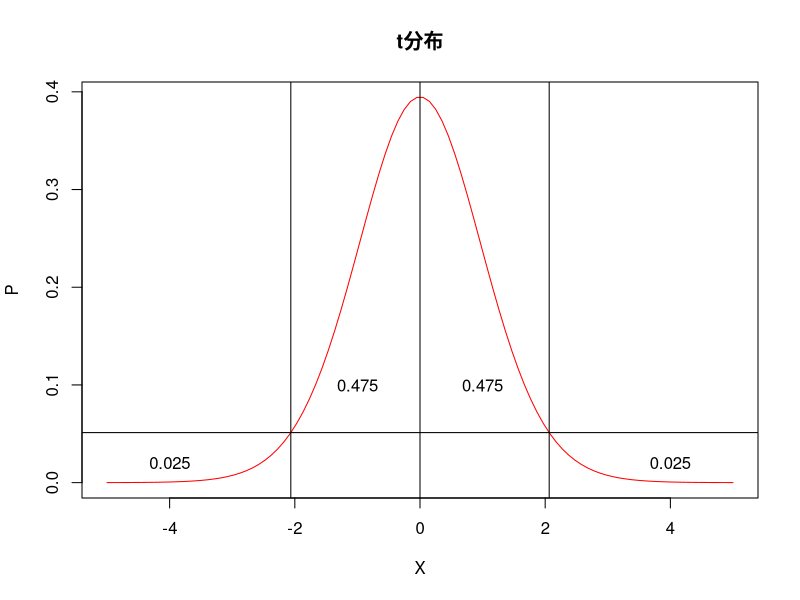

Write R code to recreate this figure.
#感性地认识R中的t值的置信区间

df <- 24;

#生成一个序列，从-5到5
x <- seq(-5, 5, length.out=100);
#获取t分布对应的x值的概率
y <- dt(x, df);

#绘图
plot(
  x, y,
  col="red", type='l',
  ylab='P', xlab='X',
  main="t分布"
);

#置信度的设置
config = 0.95;
#绘画出置信度下的占比区间
(1-config)/2

lEdge <- qt((1-config)/2, df)

abline(v=0)
abline(v=lEdge)
abline(h=dt(lEdge, df))
text(-4, 0.02, (1-config)/2)
text(-1, 0.1, 0.5-(1-config)/2)
#右边区间
rEdge <- qt(1-(1-config)/2, df)
#添加垂直线和横线
abline(v=rEdge)
text(4, 0.02, (1-config)/2)
text(1, 0.1, 0.5-(1-config)/2)

print(paste("置信区间为：[", lEdge, ", ", rEdge, "]", sep=""))



#如何计算t值
data <- c(
  25.8,24.6,26.1,22.9,25.1,
  27.3,24,  24.5,23.9,26.2,
  24.3,24.6,23.3,25.5,28.1,
  24.8,23.5,26.3,25.4,25.5,
  23.9,27,  24.8,22.9,25.4
);

#样本均值：
data_mean <- mean(data);
#样本量
data_sample <- length(data);
#标准差
data_sd <- sd(data);
#标准误
data_sm <- sd(data)/sqrt(data_sample);

u <- 24.3;

t <- (data_mean-u)/data_sm

#p值的计算方式
#p值：一种概率，出现观察样本以及更极端情况的概率

#单边
1 - pt(t, df)

#双向累计概率
p <- 2*(1-pt(t, df))


